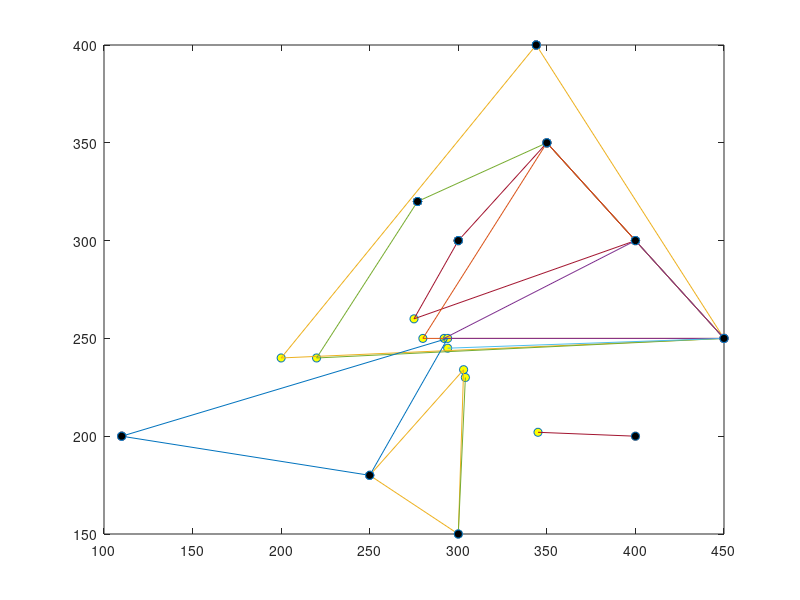
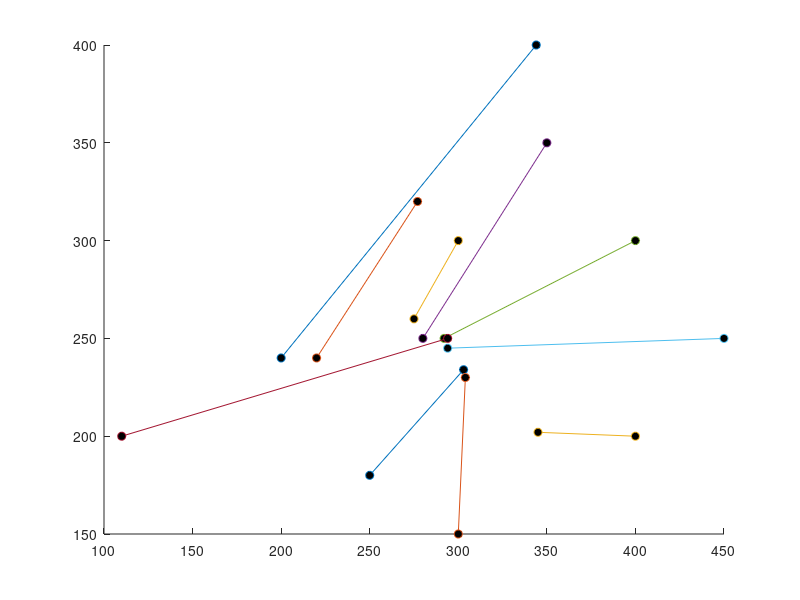

Here is the MATLAB script that generated these plots, in order:
%  case 2
% put a breakpoint to the line 99 and see how it works step by step
% array of targets
close all;
targets = [300 300
    350 350
    400 300
    450 250
    400 200
    300 150
    250  180
    110 200
    277 320
    344 400];
%     array of uavs on the left of targets
% uavs = [250 101
%            224 113
%            231  136
%            260 89
%            244 130
%            245 99
%            198  123
%            205 153
%            211 145
%            258 164];
%     array of uavs on the top of targets
% uavs = [120 50
%         130 60
%         95  52
%         110 40
%         154 30
%         112 50
%         125 60
%         153 34
%         144 50
%         144 45];
%     array of uavs on the bottom of targets
uavs = [280 250
    200 240
    345 202
    220 240
    304 230
    292 250
    275 260
    303 234
    294 250
    294 245];
uavs = sortrows(uavs); %sort uav along x
distr = zeros(10,2); %array with targets according to uavs
temp = targets; %auxillary variable for keeping targets array in safety
figure;
plot(uavs(:,1),uavs(:,2),'LineStyle','none','Marker','o','MarkerFaceColor','y')
hold on
plot(targets(:,1),targets(:,2),'LineStyle','none','Marker','o','MarkerFaceColor','b')
hold on
Quarter = 1; %starting quarter of coordinate space
for i = (1:length(uavs))
    indq = []; 
    while isempty(indq)%check quarters for free targets
        switch Quarter
            case 1
                indq = find(temp(:,1)>=uavs(i,1)&temp(:,2)>=uavs(i,2)); %I quarter
            case 2
                indq = find(temp(:,1)<uavs(i,1)&temp(:,2)>=uavs(i,2)); %II quarter
            case 3
                indq = find(temp(:,1)<uavs(i,1)&temp(:,2)<uavs(i,2)); %III quarter
            case 4
                indq = find(temp(:,1)>=uavs(i,1)&temp(:,2)<uavs(i,2)); %IV quarter
        end
        if isempty(indq) %change quarter if there are no free targets
            if Quarter == 4
                Quarter = 1;
            else
                Quarter = Quarter + 1;
            end
        end
    end
    if length(indq)>1 %if there is only one free target, then assign it to i-th uav (see else)
        points = [uavs(i,:); temp(indq,:)]; %array of free targets and current uav to form convexhull
        K = convhull(points(:,1),points(:,2)); %convexhull calculation
        plot(points(K,1),points(K,2))%draw current convex
         if(points(K(2),1) < points(K(end-1),1))% as an uav always the first and the last in K,
                                                % we can choose the previous K(end-1) or the next K(2) point to it.
                                                % Make choice for the left point
            distr(i,:) = points(K(2),:);        % assign to the i-th uav the next vertex of the convex
        else
            distr(i,:) = points(K(end-1),:);    % assign to the i-th uav the previous vertex of the convex
        end
        IndExclude = find(temp(:, 1)==distr(i, 1)&temp(:, 2)==distr(i, 2)); % remove the assigned target from 
                                                                            % the list of free targets
        temp(IndExclude,:) = [];
    else
        distr(i,:) = temp(indq,:); 
        temp(indq,:) = [];
        plot([distr(i,1) uavs(i,1)],[distr(i,2) uavs(i,2)]); %plot a line between uav and target
    end
    temp2 = distr(1:i,:);       %auxillary array for drawing the occupied targets
    plot(temp2(:,1),temp2(:,2),'LineStyle','none','Marker','o','MarkerFaceColor','k') %make accupied targets black
end
figure;hold on;
for i = 1:length(uavs)
            plot([distr(i,1) uavs(i,1)],[distr(i,2) uavs(i,2)],'Marker','o','MarkerFaceColor','k'); %plot a line between uav and target
end
